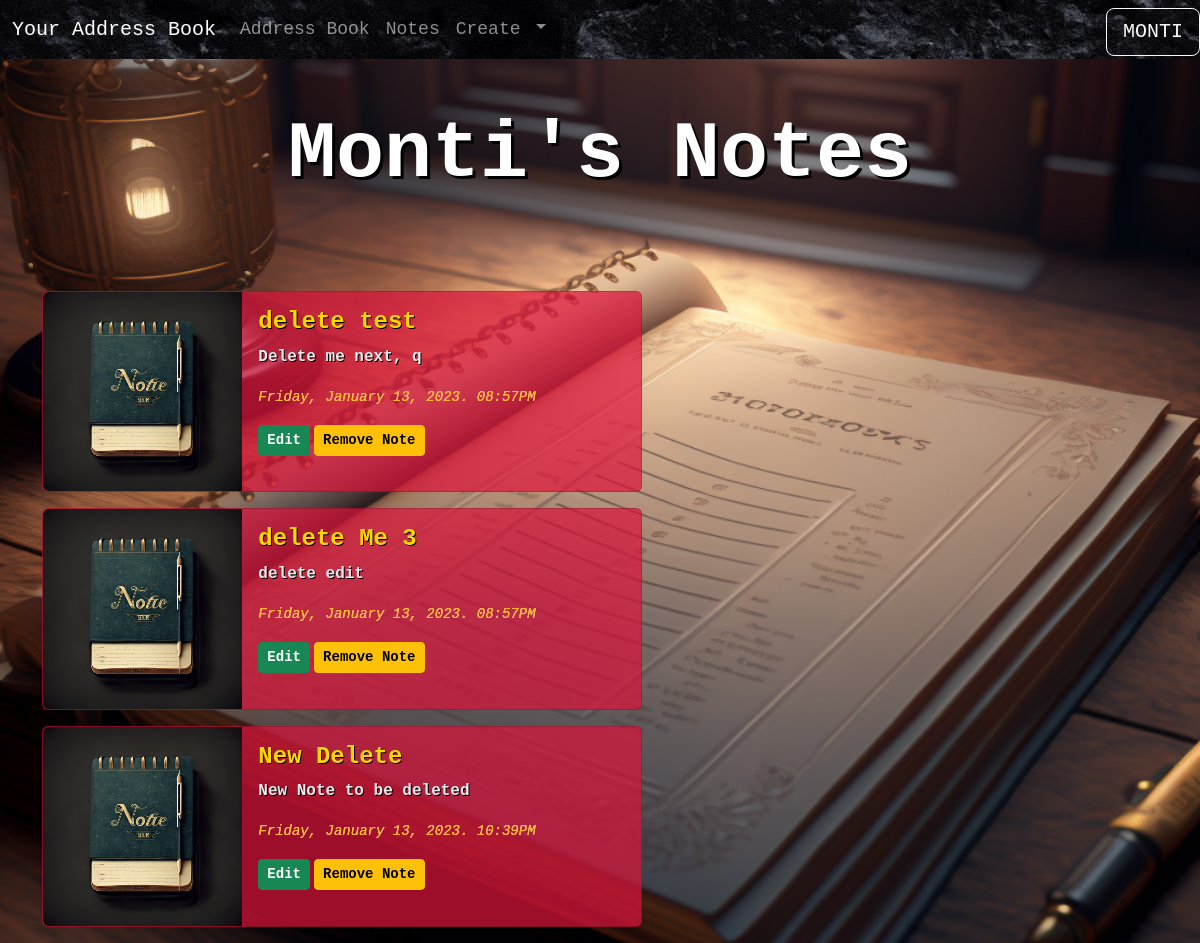
The app's page /notes (signed in) with its own data.
### app/models.py (models this page shows, shortened)
class User(db.Model, UserMixin):
    id = db.Column(db.Integer, primary_key=True)
    first_name = db.Column(db.String(25), nullable=False)
    last_name = db.Column(db.String(25), nullable=False)
    email = db.Column(db.String(50), nullable=False, unique=True)
    username = db.Column(db.String(50), nullable=False, unique=True)
    password = db.Column(db.String(256), nullable=False)
    date_created = db.Column(db.DateTime, nullable=False, default=datetime.utcnow)
    address = db.relationship('Address', backref='author', lazy='dynamic')
    notes = db.relationship('Post', backref='author', lazy='dynamic')

class Post(db.Model):
    id = db.Column(db.Integer, primary_key=True)
    title = db.Column(db.String, nullable=False)
    body = db.Column(db.String, nullable=False)
    date_created = db.Column(db.DateTime, nullable=False, default=datetime.utcnow)
    user_id = db.Column(db.Integer, db.ForeignKey('user.id'))

### app/routes.py (the view)
@app.route('/notes')
@login_required
def notes():
    if current_user.is_authenticated:
        notes = current_user.notes.all()
    else:
        notes = []
    return render_template('notes.html', notes=notes)

### app/models.py (called while the page is built)
@login.user_loader
def load_user(user_id):
    return User.query.get(user_id)

### app/templates/notes.html (shortened to what this page needs)
{% extends 'base.html' %}
{% block content %}
<h4 class="home1 text-center mt-5">{{ current_user.first_name.title() }}'s Notes</h4>
{% for note in notes%}
<div class="crd1 card mb-3" style="max-width: 50vmax;">
  <div class="row g-0">
    <div class="col-md-4">
      <img src="{{url_for('static', filename='note.png')}}" class="img-fluid rounded-start" alt="...">
    </div>
    <div class="col-md-8">
      <div class="card-body">
        <h4 class="ct1 card-title">{{ note.title }}</h4>
        <p class="cb1 card-text">{{ note.body }}</p>
        <p class="cb2 card-text"><small><cite title="Source Title">{{ note.date_created.strftime('%A, %B %d, %Y. %I:%M%p') }}</cite></small></p>
        <a href="{{ url_for('edit_post', post_id=note.id) }}" class="edbtn cont btn btn-success btn-sm">Edit</a>
        <button type="button" class="delbtn cont2 btn btn-warning btn-sm" data-bs-toggle="modal" data-bs-target="#deleteModal-{{note.id}}">
          Remove Note
      </button>
      </div>
    </div>
  </div>
</div>
{% endfor %}
{% endblock %}

### app/templates/base.html (shortened to what this page needs)
<!DOCTYPE html>
<html lang="en">
<head>
    <link rel="stylesheet" href="https://cdn.jsdelivr.net/npm/bootstrap@5.3.0-alpha1/dist/css/bootstrap.min.css">
    <link rel="stylesheet" href="https://cdnjs.cloudflare.com/ajax/libs/font-awesome/6.2.1/css/all.min.css" />
    <link rel="stylesheet" href="{{ url_for('static', filename='stylesheet.css')}}">
</head>
<body class="bg-warning" style="background-image: url('static/addressbook.png'); background-position: center; background-size: cover;">
    {% include 'nav.html' %}
    <div class="container">
        {% block content %}
        {% endblock %}
    </div>
</body>
</html>

### app/templates/nav.html (shortened to what this page needs)
<nav class="navbar navbar-expand-lg bg-dark sticky-top" data-bs-theme="dark" style="background-image: url('static/blackstone.jpg');">
    <div class="container-fluid">
        <a class="navbar-brand" href="{{url_for('index')}}">Your Address Book</a>
        <div class="collapse navbar-collapse" id="navbarNavAltMarkup">
            <div class="navbar-nav">
                {% if current_user.is_authenticated %}
                <a class="nav-link" href="{{url_for('address')}}">Address Book</a>
                <a class="nav-link" href="{{url_for('notes')}}">Notes</a>
                <li class="nav-item dropdown">
                <a class="nav-link dropdown-toggle" href="#" role="button" data-bs-toggle="dropdown" aria-expanded="false">
                    Create
                </a>
                </li>
                <button class="btn btn-outline-light btn-lg position-absolute top-05 end-0" type="button" data-bs-toggle="offcanvas" data-bs-target="#offcanvasWithBothOptions" aria-controls="offcanvasWithBothOptions">{{current_user.first_name.upper()}}</button>
                {% else %}
            <a class="nav-link" href="{{url_for('index')}}">Welcome</a>
            <a class="nav-link" href="{{url_for('address')}}">Address Book</a>
            <a class="nav-link" href="{{url_for('notes')}}">Notes</a>
            <a class="nav-link" href="{{url_for('login')}}">Log In</a>
            <a class="nav-link" href="{{url_for('signup')}}">Sign Up</a>
                {% endif %}
            </div>
        </div>
    </div>
</nav>

### app/static/stylesheet.css (style rules this page uses)
.home1 { color: white; font-weight: bold; font-family: "Courier New", Courier, monospace; font-size: 5em; text-shadow: 3px 3px 0px black; padding-bottom: 1em; }
.navbar { font-family: "Courier New", Courier, monospace; font-size: large; }
.cont { font-family: "Courier New", Courier, monospace; font-weight: bold; }
.cont2 { font-family: "Courier New", Courier, monospace; font-weight: bold; }
.crd1 { background-color: rgba(220, 20, 60, 0.708); }
.ct1 { color: gold; text-shadow: 1px 1px 0px black; font-family: "Courier New", Courier, monospace; font-weight: bold; }
.cb1 { color: rgb(237, 237, 237); text-shadow: 1px 1px 0px black; font-family: "Courier New", Courier, monospace; font-weight: bold; }
.cb2 { color: rgba(255, 170, 1, 0.856); text-shadow: 0px 0px 0px rgb(255, 255, 255); font-family: "Courier New", Courier, monospace; }

### records on screen
User: first_name "MONTI", first_name "Monti"
Post: title "delete test", body "Delete me next, q", date_created "Friday, January 13, 2023. 08:57PM"
Post: title "delete Me 3", body "delete edit", date_created "Friday, January 13, 2023. 08:57PM"
Post: title "New Delete", body "New Note to be deleted", date_created "Friday, January 13, 2023. 10:39PM"
